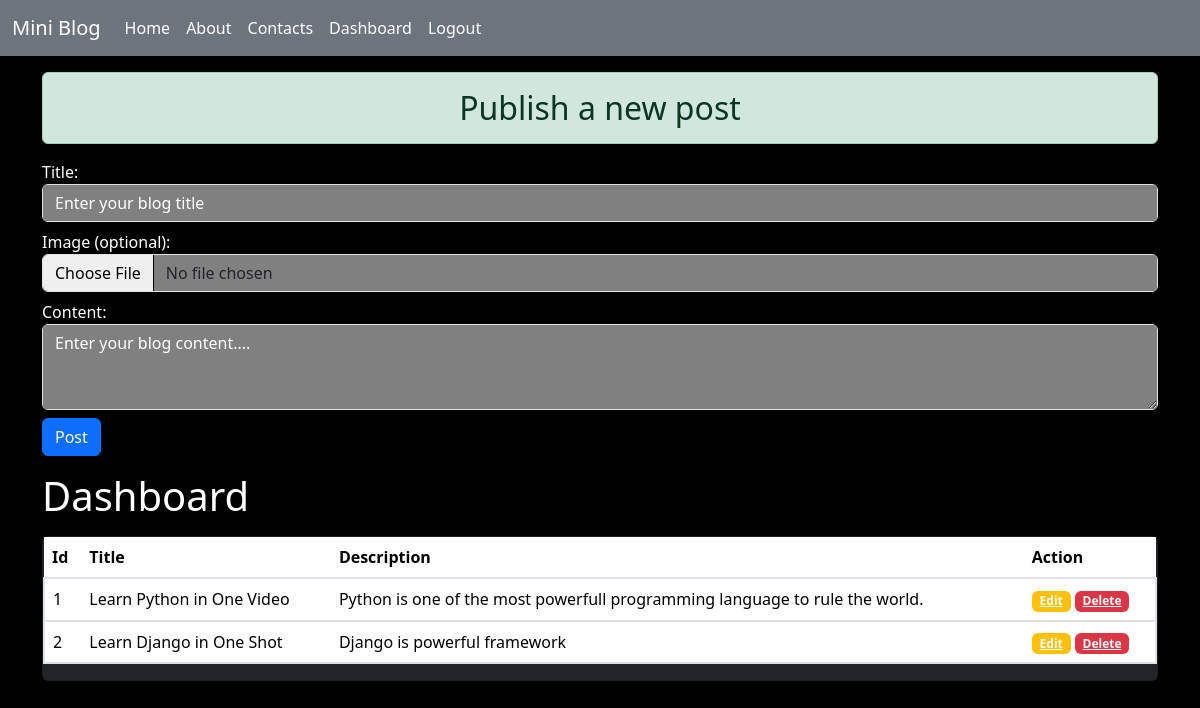
The app's page /dashboard (signed in), older data.
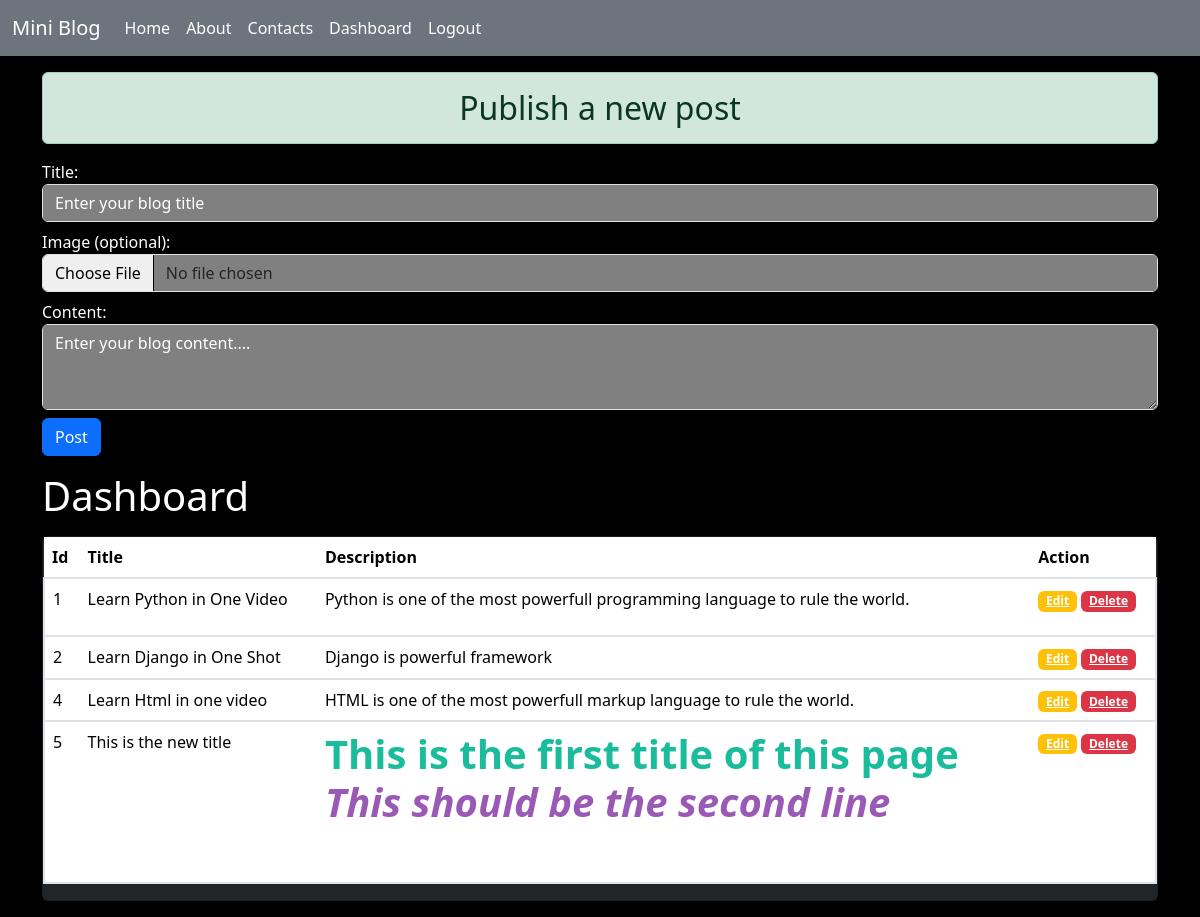
The same page, newer data.
### blog/models.py (models this page shows, shortened)
class Post(models.Model):
    title = models.CharField(max_length=150)
    author = models.ForeignKey(User, on_delete=models.CASCADE, null=True)
    content = RichTextField()
    image = models.ImageField(upload_to='Post-Images/', null=True)
    created_at = models.DateTimeField(auto_now_add=True)
    updated_at = models.DateTimeField(auto_now=True)
    likedBy = models.ManyToManyField(User, related_name='likedBy', blank=True)
    dislikedBy = models.ManyToManyField(User, related_name="dislikedBy", blank=True)

### blog/views.py (the view)
# urls.py: path('dashboard', dashboard, name='dashboard'),
def dashboard(request):
    if request.method == "POST":
        form = PostForm(request.POST, request.FILES)
        if form.is_valid():
            form.instance.author = request.user
            form.save()
            messages.success(request, "Post published successfully")
            return redirect('dashboard')
    else:
        form = PostForm()
    posts = Post.objects.filter(author=request.user)
    return render(request, 'blog/dashboard.html', {'posts': posts, 'form': form})

### blog/forms.py
class PostForm(forms.ModelForm):
    class Meta:
        model = Post
        fields = ['title', 'image', 'content']
        widgets= {
            'title': forms.TextInput(attrs={'placeholder': 'Enter your blog title'}),
            'content': forms.Textarea(attrs={'rows': 3, 'placeholder': 'Enter your blog content....'})
        }
    image = forms.ImageField(label="Image (optional)", required=False)

### blog/templates/blog/dashboard.html (shortened to what this page needs)
{% extends "blog/base.html" %}
{% load static %}
{% block content %}
<div class="col-12">
    <h2 class="alert alert-success mt-3 text-center ">Publish a new post</h2>
    <form novalidate method="post" enctype="multipart/form-data">
        {% if form %}
            {% for field in form %}
                <div class="mb-2">
                    {{ field.label_tag }} <br class="mb-2">
                    {{ field }}
                </div>
            {% endfor %}
        {% endif %}
        <div class="mt-1">
            <button type="submit" class="btn btn-primary">Post</button>
        </div>
    </form>
</div>
<div class="col-12">
    <h1 class="my-3">Dashboard</h1>
    <div class="card my-3 bg-dark text-white">
        {% if posts %}
        <table class="table rounded">
            <thead>
                <tr>
                    <th>Id</th>
                    <th>Title</th>
                    <th>Description</th>
                    <th>Action</th>
                </tr>
            </thead>
            <tbody>
                {% for post in posts %}
                <tr class="border border-2 ">
                    <td>{{ post.id }}</td>
                    <td>{{ post.title }}</td>
                    <td>{{ post.content|safe  }}</td>
                    <td>
                        <a href="{% url 'editPost' post.id %}" class="badge bg-warning">Edit</a>
                        <a href="" class="badge bg-danger">Delete</a>
                    </td>
                </tr>
                {% endfor %}
            </tbody>
        </table>
        {% else %}
        <h3 class="alert alert-info text-center">No post available at this moment!</h3>
        {% endif %}
    </div>
</div>
{% endblock content %}

### blog/templates/blog/base.html (shortened to what this page needs)
<!DOCTYPE html>
{% load static %}
<html lang="en">
  <head>
    <link
      href="https://cdn.jsdelivr.net/npm/bootstrap@5.3.2/dist/css/bootstrap.min.css"
      rel="stylesheet"
    />
  </head>
  <body>
    <div class="bg-dark">{% include "blog/navbar.html" %}</div>
    <div class="container">
      <div class="row">
        {% block content %}{% endblock content %}
      </div>
    </div>
  </body>
</html>

### blog/templates/blog/navbar.html (shortened to what this page needs)
<nav class="navbar navbar-expand-lg bg-secondary ">
    <div class="container-fluid">
      <a class="navbar-brand text-white" href="/">Mini Blog</a>
      <div class="collapse navbar-collapse" id="navbarNav">
        <ul class="navbar-nav">
          <li class="nav-item">
            <a class="nav-link active text-white" aria-current="page" href="/">Home</a>
          </li>
          <li class="nav-item">
            <a class="nav-link text-white" href="{% url 'about' %}">About</a>
          </li>
          <li class="nav-item">
            <a class="nav-link text-white" href="{% url 'contact' %}">Contacts</a>
          </li>
          {% if request.user.is_authenticated %}
          <li class="nav-item">
            <a class="nav-link text-white" href="{% url 'dashboard' %}">Dashboard</a>
          </li>
          <li class="nav-item">
            <a class="nav-link text-white" href="{% url 'logout' %}">Logout</a>
          </li>
          {% endif %}
        </ul>
      </div>
    </div>
  </nav>

Row changes from the older to the newer data that the page shows:
added Post: id "4", title "Learn Html in one video", content "HTML is one of the most powerfull markup language to rule the world."
added Post: id "5", title "This is the new title", content "This is the first title of this page This should be the second line"
